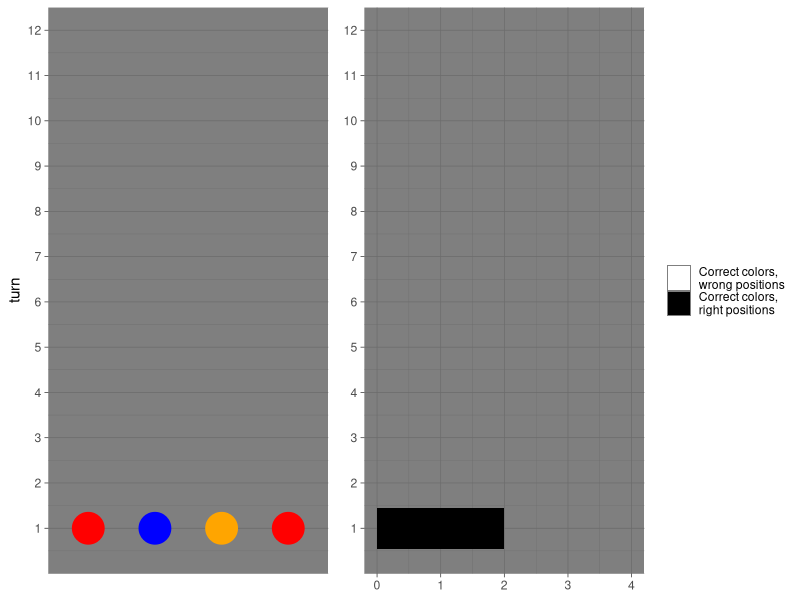

Reproduce this figure in R.
# class representing a game log for one game
GameLog <- R6::R6Class("GameLog",
  private = list(
    .max_turns = NA,
    .code_length = NA
  ),
  public = list(
    events = NA,
    initialize = function(time,
                          code_length,
                          max_turns) {
      # check input
      checkmate::assert_posixct(time, upper = Sys.time())
      checkmate::assert_integerish(code_length,
        len = 1,
        any.missing = FALSE,
        lower = 2
      )

      checkmate::assert_count(max_turns, positive = TRUE)

      # construct data with the right dimensions                                                        lower = 2)
      event_matrix <- matrix(NA, nrow = 0, ncol = code_length + 4)
      event_data <- data.frame(event_matrix)
      # add log entry for starting the game
      first_entry <- c(
        list(time, "start new game"),
        as.list(rep(NA, code_length)),
        list(0, 0, max_turns)
      )
      event_data <- rbind(event_data, first_entry)
      # add meaningful names
      names(event_data) <- c(
        "time", "event",
        paste("pos", seq_len(code_length), sep = ""),
        "positions_correct",
        "colors_correct",
        "remaining_turns"
      )
      # change format of time
      event_data$time <- as.POSIXct(event_data$time, origin = "1970/01/01")
      # assign it to the events attribute
      self$events <- event_data
      # assign max_turns and code_length to the corresponding attributes
      private$.max_turns <- max_turns
      private$.code_length <- code_length
    },
    new_event = function(time,
                         event_name,
                         guesses,
                         pos_correct,
                         col_correct,
                         turns) {
      # check input
      checkmate::assert_posixct(time, upper = Sys.time())
      checkmate::assert_choice(event_name, c(
        "guess",
        "game won",
        "game lost"
      ))
      checkmate::assert_character(guesses, min.chars = 1)
      checkmate::assert_count(pos_correct)
      checkmate::assert_count(col_correct)
      checkmate::assert_count(turns)

      # add to game log
      new_entry <- c(
        list(time, event_name),
        as.list(guesses),
        list(pos_correct, col_correct, turns)
      )
      self$events <- rbind(self$events, new_entry)
    },
    print = function() {
      print(self$events)
    },
    plot = function() {
      # check if there have already been guesses made
      if (nrow(self$events) == 1) {
        stop("No guesses have been made yet")
      }
      # save variables in calling environment for easier readability
      max_turns <- private$.max_turns
      code_length <- private$.code_length
      # get columns which contain color-guesses
      pos_columns <- stringr::str_detect(names(self$events), "^pos[:digit:]+")
      pos_columns <- self$events[-1, pos_columns]
      # create grid for plot of guesses
      guesses_grid <- data.frame(tidyr::pivot_longer(pos_columns,
        cols = names(pos_columns)
      ))
      # add turn variable
      guesses_grid$turn <- rep(seq_len(nrow(pos_columns)), each = code_length)
      # rename variables
      names(guesses_grid) <- c("position", "color", "turn")
      # compute a visually attractive number of breaks for turn axis
      turn_break_steps <- ceiling(max_turns / 12)
      turn_breaks <- seq(1, max_turns, by = turn_break_steps)
      # compute a nice size for the dots
      dot_size <- min(50 / code_length,
                      12.5 * 10 / max_turns)
      # plot colors in grid
      guess_plot <- ggplot2::ggplot(
        data = guesses_grid,
        mapping = ggplot2::aes(turn,
          position,
          color = color
        )
      ) +
        # change according to guess
        ggplot2::scale_color_manual(
          breaks = unique(guesses_grid$color),
          values = unique(guesses_grid$color)
        ) +
        ggplot2::geom_point(size = dot_size) +
        ggplot2::scale_y_discrete(name = NULL,
                                  breaks = NULL) +
        # extend axis to maximal allowed turns manually
        ggplot2::scale_x_continuous(
          name = "turn",
          breaks = turn_breaks,
          limits = c(0, max_turns + 0.5),
          # expand is necessary for axis being on the same height
          expand = ggplot2::expansion(add = 0)
        ) +
        ggplot2::theme_dark() +
        ggplot2::theme(legend.position = "none") +
        ggplot2::coord_flip()

      # extract feedback information from events
      feedback_information <- self$events[-1, c("positions_correct", "colors_correct")]
      # transform into long format
      feedback_long <- data.frame(tidyr::pivot_longer(feedback_information,
        cols = names(feedback_information)
      ))
      # add turn variable
      feedback_long$turn <- rep(seq_len(nrow(feedback_information)), each = 2)
      # rename variables
      names(feedback_long) <- c("feedback_type", "frequency", "turn")
      # plot bar chart showing frequencys
      feedback_plot <- ggplot2::ggplot(feedback_long, mapping = ggplot2::aes(turn,
        frequency,
        fill = feedback_type
      )) +
        ggplot2::geom_bar(position = "stack", stat = "identity") +
        ggplot2::scale_y_continuous(
          name = NULL,
          breaks = seq(0, code_length),
          limits = c(0, code_length)
        ) +
        ggplot2::scale_x_continuous(
          name = NULL,
          breaks = turn_breaks,
          limits = c(0, max_turns + 0.5),
          # expand is necessary for axis being on the same height
          expand = ggplot2::expansion(add = 0)
        ) +
        # change the title, labels and colors of legend
        ggplot2::theme(legend.title = ggplot2::element_blank()) +
        ggplot2::scale_fill_manual(
          labels = c("Correct colors,\nwrong positions",
                     "Correct colors,\nright positions"),
          values = c("white", "black")
        ) +
        ggplot2::theme_dark() +
        ggplot2::theme(legend.title = ggplot2::element_blank()) +
        ggplot2::coord_flip()

      # Combine the plots
      g <- gridExtra::gtable_cbind(ggplot2::ggplotGrob(guess_plot),
        ggplot2::ggplotGrob(feedback_plot),
        size = "max"
      )

      # Draw it
      grid::grid.newpage()
      grid::grid.draw(g)
    }
  )
)

# Class representing a score board for a specific configuration of games
ScoreBoard <- R6::R6Class("ScoreBoard",
  private = list(
    .n_colors = NA,
    .code_length = NA,
    .allow_duplicates = NA,
    .scores = NA
  ),
  public = list(
    initialize = function(colors,
                          code_length,
                          allow_duplicates) {
      # input  checking
      # currently are maximal 12 different colors available
      checkmate::assert_integerish(colors,
        len = 1,
        any.missing = FALSE,
        lower = 2,
        upper = 12
      )
      checkmate::assert_integerish(code_length,
        len = 1,
        any.missing = FALSE,
        lower = 2
      )
      checkmate::assert_flag(allow_duplicates)

      # assign values
      private$.n_colors <- colors
      private$.code_length <- code_length
      private$.allow_duplicates <- allow_duplicates

      # create score table
      private$.scores <- data.frame(matrix(NA, 0, 4))
    },
    print = function() {
      print(private$.scores)
    },
    new_entry = function(date,
                         player_name,
                         turns_played,
                         game_duration) {
      # check input
      checkmate::assert_character(player_name,
        len = 1,
        min.chars = 1, any.missing = FALSE
      )

      # if date has a tzone attribute, delete it, so that assertion will work
      attributes(date)$tzone <- NULL

      # proceed with input checks
      checkmate::assert_posixct(date, upper = Sys.time())
      checkmate::assert_count(turns_played, positive = TRUE)
      checkmate::assert_number(game_duration)
      checkmate::assert_class(game_duration, "Duration")

      # add values to score board
      score_board <- rbind(private$.scores, list(
        date,
        player_name,
        turns_played,
        game_duration
      ))
      # after first entries names must be set
      if (nrow(score_board) == 1) {
        names(score_board) <- c(
          "date",
          "player",
          "turns_played",
          "game_duration"
        )
        # change format of time
        score_board$date <- as.POSIXct(score_board$date,
          origin = "1970/01/01"
        )
      }
      score_board <- dplyr::arrange(
        score_board,
        turns_played,
        game_duration
      )
      private$.scores <- score_board
    }
  ),
  # access the attributes via active bindings from outside the class
  active = list(
    n_colors = function() {
      private$.n_colors
    },
    code_length = function() {
      private$.code_length
    },
    allow_duplicates = function() {
      private$.allow_duplicates
    }
  )
)


# class representing a game of Mastermind
Game <- R6::R6Class("Game",
  private = list(
    .player = NA,
    .n_colors = NA,
    .colors = NA,
    .code_length = NA,
    .allow_duplicates = NA,
    .max_turns = NA,
    .code = NA,
    .turns_played = NA,
    .game_log = NA,
    find_score_board = function() {
      # find all environment objects
      environments <- ls.str(mode = "environment", envir = globalenv())
      # loop over environments to find the score boards and check their configs
      for (object_name in environments) {
        object <- eval(parse(text = object_name))
        # if the object is a ScoreBoard, check its configuration
        if (class(object)[[1]] == "ScoreBoard") {
          # if the configuration fits return the object
          if (object$n_colors == private$.n_colors &&
            object$code_length == private$.code_length &&
            object$allow_duplicates == private$.allow_duplicates) {
            return(object)
          }
        }
      }
      # otherwise return an error
      stop("corresponding score board not found")
    }
  ),
  public = list(
    # used to open a new game
    initialize = function(player_name,
                          colors = 6,
                          code_length = 4,
                          allow_duplicates = TRUE,
                          max_turns = 12) {
      # check input
      checkmate::assert_character(player_name,
        len = 1,
        min.chars = 1, any.missing = FALSE
      )
      # colors must be either a numeric value or a vector of colors
      # currently are maximal 12 different colors available
      checkmate::assert(
        checkmate::check_integerish(colors,
          len = 1,
          any.missing = FALSE,
          lower = 2,
          upper = 12
        ),
        checkmate::check_subset(colors, colors())
      )

      checkmate::assert_integerish(code_length,
        len = 1,
        any.missing = FALSE,
        lower = 2
      )
      checkmate::assert_flag(allow_duplicates)
      checkmate::assert_count(max_turns,
        positive = TRUE
      )
      # set variables
      private$.player <- player_name

      # if colors is a number create a palette
      if (is.numeric(colors)) {
        # default list of colors
        potential_colors <-
          c(
            "red", "blue", "yellow", "green", "orange", "white",
            "purple", "brown", "pink", "cyan", "magenta", "turquoise"
          )

        private$.n_colors <- colors
        private$.colors <- potential_colors[seq_len(colors)]
      } else {
        # otherwise use the colors
        private$.n_colors <- length(colors)
        private$.colors <- colors
      }

      private$.code_length <- code_length
      private$.allow_duplicates <- allow_duplicates
      private$.max_turns <- max_turns
      private$.turns_played <- 0
      private$.game_log <- GameLog$new(
        Sys.time(),
        code_length,
        max_turns
      )

      # generate randomized code
      private$.code <- sample(private$.colors,
        size = code_length,
        replace = allow_duplicates
      )
      # print game setup
      cat("Setup game... \n")
      cat("Use colors {", private$.colors, "} for guesses \n")
    },
    # prints information on the current game, without showing the code
    print = function() {
      cat("Player Name: ", private$.player, "\n")
      cat("Allowed colors: ", private$.colors, "\n")
      cat("Code length: ", private$.code_length, "\n")
      cat("Duplicates allowed: ", private$.allow_duplicates, "\n")
      cat("Maximum of turns: ", private$.max_turns, "\n")
      cat("Turns played: ", private$.turns_played, "\n")
      cat("Turns remaining: ", private$.max_turns - private$.turns_played)
    },
    plot = function() {
      # simply uses the plot method on .game_log
      private$.game_log$plot()
    },
    # reset current game (new code with same configurations)
    reset = function() {
      private$.code <- sample(private$.colors,
        size = private$.code_length,
        replace = private$.allow_duplicates
      )
      private$.turns_played <- 0
      private$.game_log <- GameLog$new(
        Sys.time(),
        private$.code_length,
        private$.max_turns
      )
      cat("Reset game... \n")
      cat("Use colors {", private$.colors, "} for guesses \n")
    },
    # method to guess the code
    guess = function(..., show_logs = FALSE) {
      guess <- c(...)
      ## check input
      # the guess must have the same length as the code
      checkmate::assert_character(guess,
        len = private$.code_length
      )
      # all entries of the vector must be in the pre-defined colors
      checkmate::assert_subset(guess, private$.colors)
      # check show_legs to be a logical value
      checkmate::assert_flag(show_logs)
      # check duplicates are not allowed check if condition is fulfilled
      if (!(private$.allow_duplicates)) {
        if (!identical(guess, unique(guess))) {
          stop("'guess' invalid: duplicates are not allowed")
        }
      }
      # increase played turns
      private$.turns_played <- private$.turns_played + 1
      # turns left
      turns_left <- private$.max_turns - private$.turns_played
      # compare guess with the code
      code <- private$.code
      # number of right colors at right position
      correct_pos <- sum(guess == code)
      # number of right colors at wrong position
      remaining_code <- code[guess != code]
      remaining_guess <- guess[guess != code]
      correct_col <- 0
      for (color in remaining_guess) {
        i <- 1
        while (i <= length(remaining_code)) {
          if (color == remaining_code[i]) {
            correct_col <- correct_col + 1
            remaining_code <- remaining_code[-i]
            break
          }
          i <- i + 1
        }
      }
      if (correct_pos == private$.code_length) {
        # compute game duration
        events <- private$.game_log$events
        start_time <- events[1, 1]
        end_time <- Sys.time()
        time_score <- lubridate::as.duration(difftime(end_time, start_time))

        # add entry to game log
        private$.game_log$new_event(
          end_time,
          "game won",
          guess,
          correct_pos,
          correct_col,
          turns_left
        )

        # look if the score board for this configuration already exists
        score_board <- try(private$find_score_board(), silent = TRUE)
        # if score_board is not found create it
        if (class(score_board)[[1]] == "try-error") {
          score_board_name <- paste("score_board",
            private$.n_colors,
            private$.code_length,
            private$.allow_duplicates,
            sep = "_"
          )
          assign(score_board_name, ScoreBoard$new(
            private$.n_colors,
            private$.code_length,
            private$.allow_duplicates
          ),
          envir = globalenv()
          )
          score_board <- eval(parse(text = score_board_name))
        }

        # add new entry to score_board
        score_board$new_entry(
          start_time,
          private$.player,
          private$.turns_played,
          time_score
        )

        # plot guess
        private$.game_log$plot()

        # print congratulations and game stats
        cat("Congratulations! You have won the game! \n")
        cat("\n Game stats: \n")
        self$print()
        cat("\n")
        cat(paste("Finished in: ", time_score))
        cat("\n\n")
        self$reset()
      }
      else if (turns_left == 0) {
        # compute game duration
        events <- private$.game_log$events
        start_time <- events[1, 1]
        end_time <- Sys.time()
        time_score <- lubridate::as.duration(difftime(end_time, start_time))

        # add entry to game log
        private$.game_log$new_event(
          end_time,
          "game lost",
          guess,
          correct_pos,
          correct_col,
          turns_left
        )

        # plot guess
        private$.game_log$plot()

        # print GAME OVER message and game stats
        cat("GAME OVER \n")
        cat("The actual code was: ", private$.code, "\n")
        cat("\n Game stats: \n")
        self$print()
        cat("\n")
        cat(paste("Game duration: ", time_score))
      } else {
        # add entry to game log
        private$.game_log$new_event(
          Sys.time(),
          "guess",
          guess,
          correct_pos,
          correct_col,
          turns_left
        )
        # print game log if show_logs is set to TRUE
        if (show_logs) {
          private$.game_log$print()
        }
        # plot guess
        private$.game_log$plot()
      }
    }
  ),
  # active binding to print game log
  active = list(
    game_log = function() {
      private$.game_log
    }
  )
)

game2 <- Game$new("marc")
game2$guess("red", "blue", "orange", "red")
